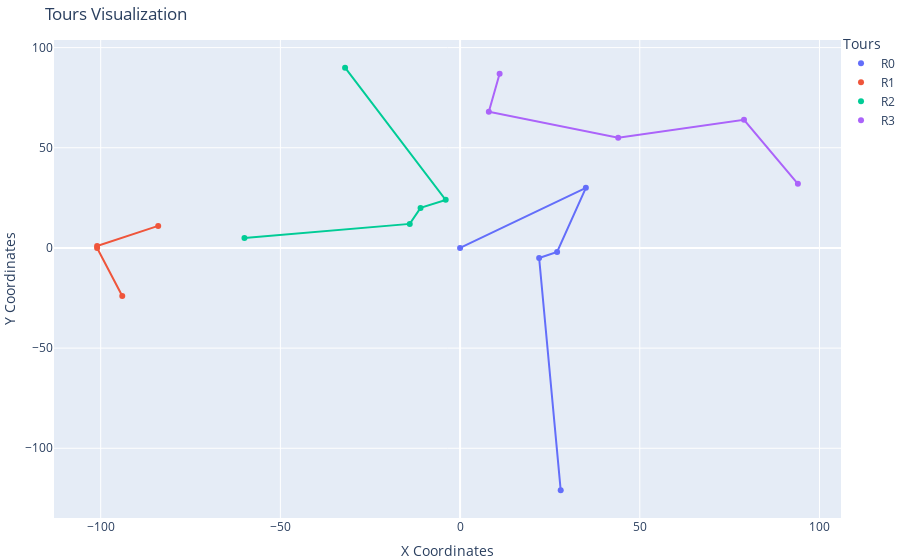

Notebook cell for this chart:
### Code cell
importlib.reload(f)
fig = f.plot_tours(tours, coordinates)
fig.show()

### Figure 1 — Plotly figure (JSON) as saved in the notebook; plotly's stock layout.template omitted (floating-point values rounded to 4 significant figures)
{"data": [{"marker": {"color": "#636EFA"}, "mode": "markers", "name": "R0", "type": "scatter", "x": [0, 35, 27, 22, 28], "y": [0, 30, -2, -5, -121]}, {"line": {"color": "#636EFA"}, "mode": "lines", "showlegend": false, "type": "scatter", "x": [0, 35, 27, 22, 28], "y": [0, 30, -2, -5, -121]}, {"marker": {"color": "#EF553B"}, "mode": "markers", "name": "R1", "type": "scatter", "x": [-84, -101, -101, -94], "y": [11, 1, 0, -24]}, {"line": {"color": "#EF553B"}, "mode": "lines", "showlegend": false, "type": "scatter", "x": [-84, -101, -101, -94], "y": [11, 1, 0, -24]}, {"marker": {"color": "#00CC96"}, "mode": "markers", "name": "R2", "type": "scatter", "x": [-60, -14, -11, -4, -32], "y": [5, 12, 20, 24, 90]}, {"line": {"color": "#00CC96"}, "mode": "lines", "showlegend": false, "type": "scatter", "x": [-60, -14, -11, -4, -32], "y": [5, 12, 20, 24, 90]}, {"marker": {"color": "#AB63FA"}, "mode": "markers", "name": "R3", "type": "scatter", "x": [11, 8, 44, 79, 94], "y": [87, 68, 55, 64, 32]}, {"line": {"color": "#AB63FA"}, "mode": "lines", "showlegend": false, "type": "scatter", "x": [11, 8, 44, 79, 94], "y": [87, 68, 55, 64, 32]}], "layout": {"legend": {"bgcolor": "rgba(255, 255, 255, 0.5)", "title": {"text": "Tours"}, "x": 1, "xanchor": "left", "y": 1.02, "yanchor": "top"}, "margin": {"b": 0, "l": 0, "r": 0, "t": 40}, "title": {"text": "Tours Visualization"}, "xaxis": {"title": {"text": "X Coordinates"}}, "yaxis": {"title": {"text": "Y Coordinates"}}}}
